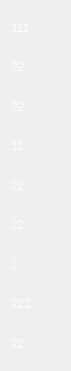
   <widget class="QWidget" name="layoutWidget_7">
    <property name="geometry">
     <rect>
      <x>900</x>
      <y>140</y>
      <width>71</width>
      <height>371</height>
     </rect>
    </property>
    <layout class="QVBoxLayout" name="verticalLayout_10">
     <item>
      <widget class="QLabel" name="label_173">
       <property name="styleSheet">
        <string notr="true">font: 18px &quot;Ubuntu&quot;;
color: rgb(253, 252, 252);</string>
       </property>
       <property name="text">
        <string>111</string>
       </property>
      </widget>
     </item>
     <item>
      <widget class="QLabel" name="label_174">
       <property name="styleSheet">
        <string notr="true">font: 18px &quot;Ubuntu&quot;;
color: rgb(253, 252, 252);</string>
       </property>
       <property name="text">
        <string>22</string>
       </property>
      </widget>
     </item>
     <item>
      <widget class="QLabel" name="label_175">
       <property name="styleSheet">
        <string notr="true">font: 18px &quot;Ubuntu&quot;;
color: rgb(253, 252, 252);</string>
       </property>
       <property name="text">
        <string>22</string>
       </property>
      </widget>
     </item>
     <item>
      <widget class="QLabel" name="label_176">
       <property name="styleSheet">
        <string notr="true">font: 18px &quot;Ubuntu&quot;;
color: rgb(253, 252, 252);</string>
       </property>
       <property name="text">
        <string>11</string>
       </property>
      </widget>
     </item>
     <item>
      <widget class="QLabel" name="label_177">
       <property name="styleSheet">
        <string notr="true">font: 18px &quot;Ubuntu&quot;;
color: rgb(253, 252, 252);</string>
       </property>
       <property name="text">
        <string>22</string>
       </property>
      </widget>
     </item>
     <item>
      <widget class="QLabel" name="label_178">
       <property name="styleSheet">
        <string notr="true">font: 18px &quot;Ubuntu&quot;;
color: rgb(253, 252, 252);</string>
       </property>
       <property name="text">
        <string>22</string>
       </property>
      </widget>
     </item>
     <item>
      <widget class="QLabel" name="label_179">
       <property name="styleSheet">
        <string notr="true">font: 18px &quot;Ubuntu&quot;;
color: rgb(253, 252, 252);</string>
       </property>
       <property name="text">
        <string>2</string>
       </property>
      </widget>
     </item>
     <item>
      <widget class="QLabel" name="label_180">
       <property name="styleSheet">
        <string notr="true">font: 18px &quot;Ubuntu&quot;;
color: rgb(253, 252, 252);</string>
       </property>
       <property name="text">
        <string>222</string>
       </property>
      </widget>
     </item>
     <item>
      <widget class="QLabel" name="label_181">
       <property name="styleSheet">
        <string notr="true">font: 18px &quot;Ubuntu&quot;;
color: rgb(253, 252, 252);</string>
       </property>
       <property name="text">
        <string>22</string>
       </property>
      </widget>
     </item>
    </layout>
   </widget>
